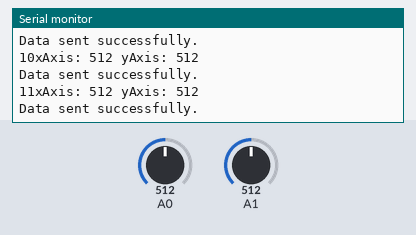
Recording of a sketch running on a simulated Arduino Uno, built with avr-gcc and run on an emulated ATmega328P. Shown: the last lines printed to the serial monitor. Inputs (shaded band) come from the test bench; at power-on: A0 = 512, A1 = 512. No radio packets arrive unless stated.

Above: at 1.2 s.
1.3 s: A0 set to 110
At 1.34 s:
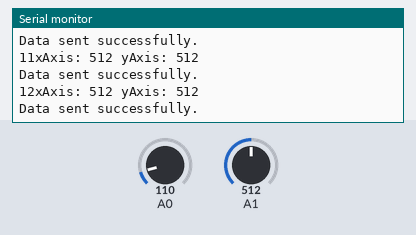
4.3 s: A0 set to 94
At 4.36 s:
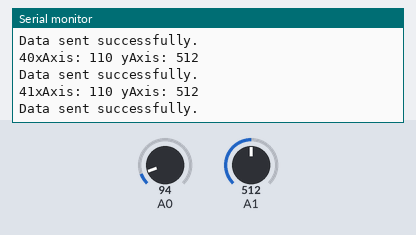
7.3 s: A1 set to 105
At 7.37 s:
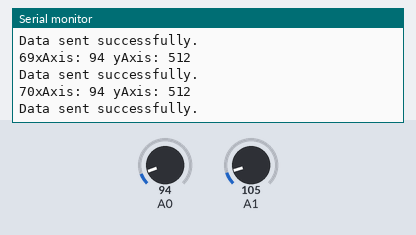
10.3 s: A1 set to 91
At 10.39 s:
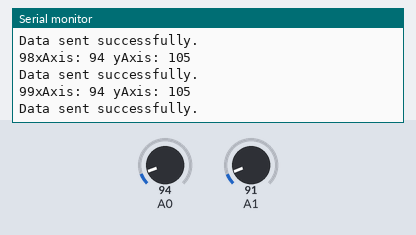
Timing chart, 0 to 13.3 s (numbered marks = the images above; inputs shaded):
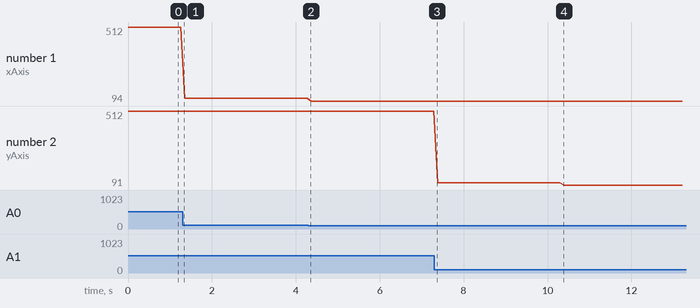

The sketch:

transmiter.ino
```cpp
#include <SPI.h>
#include <nRF24L01.h>
#include <RF24.h>

RF24 radio(8, 9);
const byte address[6] = "00001";

int data[2];

void setup() {
  Serial.begin(9600);
  radio.begin();
  radio.openWritingPipe(address);
  radio.setPALevel(RF24_PA_LOW);
  radio.stopListening();
}

int i=0;

void loop() {
  int xAxis = analogRead(A0);
  int yAxis = analogRead(A1);

  data[0] = xAxis;
  data[1] = yAxis;

  Serial.print(i);
  i++;
  Serial.print("xAxis: ");
  Serial.print(data[0]);
  Serial.print(" yAxis: ");
  Serial.println(data[1]);

  radio.write(&data, sizeof(data));
  bool success = radio.write(&data, sizeof(data));
  if(success) {
    Serial.println("Data sent successfully.");
  } else {
    Serial.println("Failed to send data.");
  }
  delay(100);
}
```

Measured:
- plotted number 1: 512 → 110 after the input at 1.3 s, 110 → 94 after the input at 4.3 s
- plotted number 2: 512 → 105 after the input at 7.3 s
